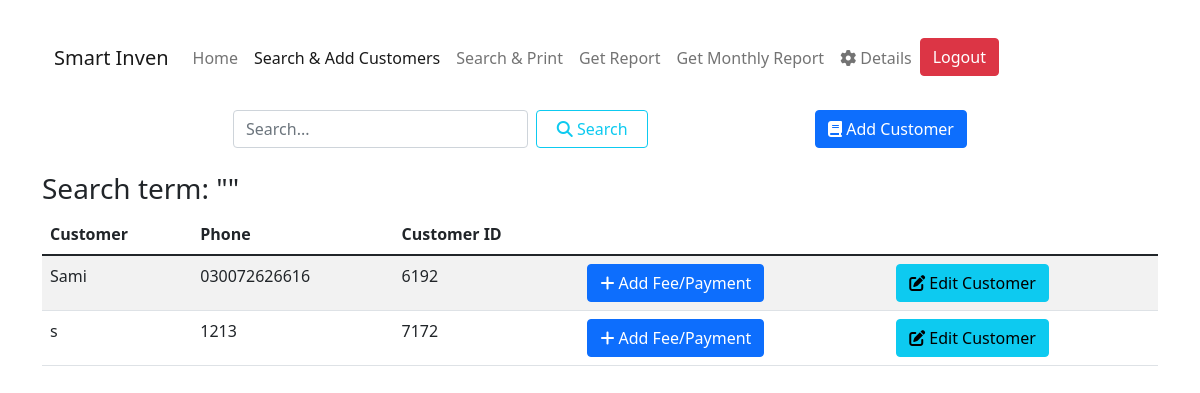
/search/ (signed in), run on the app's committed database.
### main/models.py (models this page shows, shortened)
class Customers(models.Model):
    customer_id = models.CharField(
        max_length=4, blank=True, null=True, unique=True, verbose_name='Customer`s ID')
    name = models.CharField(max_length=1000, blank=False,
                            null=False, verbose_name='Customer`s Name')
    phone = models.CharField(max_length=13, blank=True,
                             null=True, verbose_name='Customer`s Phone Number')
    address = models.TextField(
        null=True, blank=True, verbose_name='Customer`s Address')
    customer_status = models.CharField(max_length=10, choices=(
        ('active', 'Active'), ('disabled', 'Disabled')), default='disabled', null=False)
    area = models.ForeignKey(Area, related_name='customer',
                             on_delete=models.CASCADE, verbose_name='Customer`s area')
    subarea = models.ForeignKey(SubArea, related_name='customer_sarea',
                                on_delete=models.CASCADE, verbose_name='Customer`s Sub-Area')
    customer_fee_assigned = models.DecimalField(max_digits=8, blank=False, null=False,
                                                decimal_places=2, verbose_name='Customer`s Assigned Fee')
    user = models.ForeignKey(User, related_name='user',
                             on_delete=models.CASCADE, verbose_name="Added BY Admin user")
    assigned_to_subuser = models.ForeignKey(
        Subuser, related_name='customersubuser', on_delete=models.CASCADE)

### main/views.py (the view)
# urls.py: path('search/', views.search, name='search'),
@login_required
def search(request):
    query = request.GET.get('query', '')
    user = request.user
    subuser = Subuser.objects.filter(name=user.username).first()
    if not subuser:
            customers = Customers.objects.filter(
                Q(name__icontains=query) | Q(phone__icontains=query) | Q(address__icontains=query) | Q(customer_id__icontains=query))
    else:
            customers = Customers.objects.filter(
                Q(name__icontains=query) | Q(phone__icontains=query) | Q(address__icontains=query) | Q(customer_id__icontains=query)).filter(assigned_to_subuser=subuser)
    return render(request, 'search.html', {'customers': customers, 'query': query})

### main/templates/search.html (shortened to what this page needs)
{% extends 'base.html' %} {% block title %}Search{% endblock %} {% block navbar %}
<nav class="navbar navbar-expand-lg navbar-light container">
  <div class="container-fluid">
    <a class="navbar-brand" href="{% url 'home' %}">Smart Inven</a>
    <div class="collapse navbar-collapse" id="navbarNav">
      <ul class="navbar-nav">
        <li class="nav-item">
          <a class="nav-link" aria-current="page" href="{% url 'home' %}"
            >Home</a
          >
        </li>
        <li class="nav-item">
          <a class="nav-link active" href="{% url 'search' %}"
            >Search & Add Customers</a
          >
        </li>
        <li class="nav-item">
          <a class="nav-link" href="{% url 'search-and-print' %}"
            >Search & Print</a
          >
        </li>
        <li class="nav-item">
          <a class="nav-link" href="{% url 'report' %}">Get Report</a>
        </li>
        <li class="nav-item">
          <a class="nav-link" href="{% url 'monthly_report' %}"
            >Get Monthly Report</a
          >
        </li>
        <li class="nav-item">
          <a class="nav-link" href="{% url 'details' %}"
            ><i class="fa fa-gear"></i> Details</a
          >
        </li>
        {% if request.user.is_authenticated %}
        <li class="nav-item">
          <a class="btn btn-danger" href="{% url 'logout' %}">Logout</a>
        </li>
        {% endif %}
      </ul>
    </div>
  </div>
</nav>
{% endblock %} {% block content %}
<div class="container">
  <div style="display: flex; justify-content: space-evenly" class="m-lg-4">
    <form class="d-flex" action="{% url 'search' %}" method="get">
      <input
        class="form-control me-2"
        type="text"
        class="input"
        placeholder="Search..."
        name="query"
      />
      <button class="btn btn-outline-info" type="submit" style="width: 150px">
        <i class="fa fa-search"></i> Search
      </button>
    </form>
    <a href="{% url 'addcustomer' %}" class="btn btn-primary"
      ><i class="fa fa-book"></i> Add Customer</a
    >
  </div>
  <div class="columns is-multiline mb-6">
    <div class="column is-12 has-text-centered mt-6 mb-6">
      <h3>Search term: "{{ query }}"</h3>
    </div>
    <table class="table table-striped">
      <thead>
        <tr>
          <th scope="col">Customer</th>
          <th scope="col">Phone</th>
          <th scope="col">Customer ID</th>
        </tr>
      </thead>
      <tbody>
        {% for customer in customers %}
        <tr>
          <td scope="row">{{customer.name}}</td>
          <td scope="row">{{customer.phone}}</td>
          <td scope="row">{{customer.customer_id}}</td>
          {% if customer.customer_status == 'disabled' %}
          <td scope="row">
            <div
              class="btn btn-secondary disabled"
              href="{% url 'fee' customer.id %}"
              >Activate The Customer</div
            >
          </td>
          {% else %}
          <td scope="row">
            <a class="btn btn-primary" href="{% url 'fee' customer.id %}"
              ><i class="fa fa-add"></i> Add Fee/Payment</a
            >
          </td>
          {% endif %}
          <td scope="row">
            <a class="btn btn-info" href="{% url 'edit_customer' customer.id %}"
              ><i class="fa fa-edit"></i> Edit Customer</a
            >
          </td>
        </tr>
        {% endfor %}
      </tbody>
    </table>
  </div>
</div>
{% endblock %}

### data on the page
Customers: name "Sami", phone "030072626616", customer_id "6192", customer_status "Add Fee/Payment"
Customers: name "s", phone "1213", customer_id "7172", customer_status "Add Fee/Payment"
